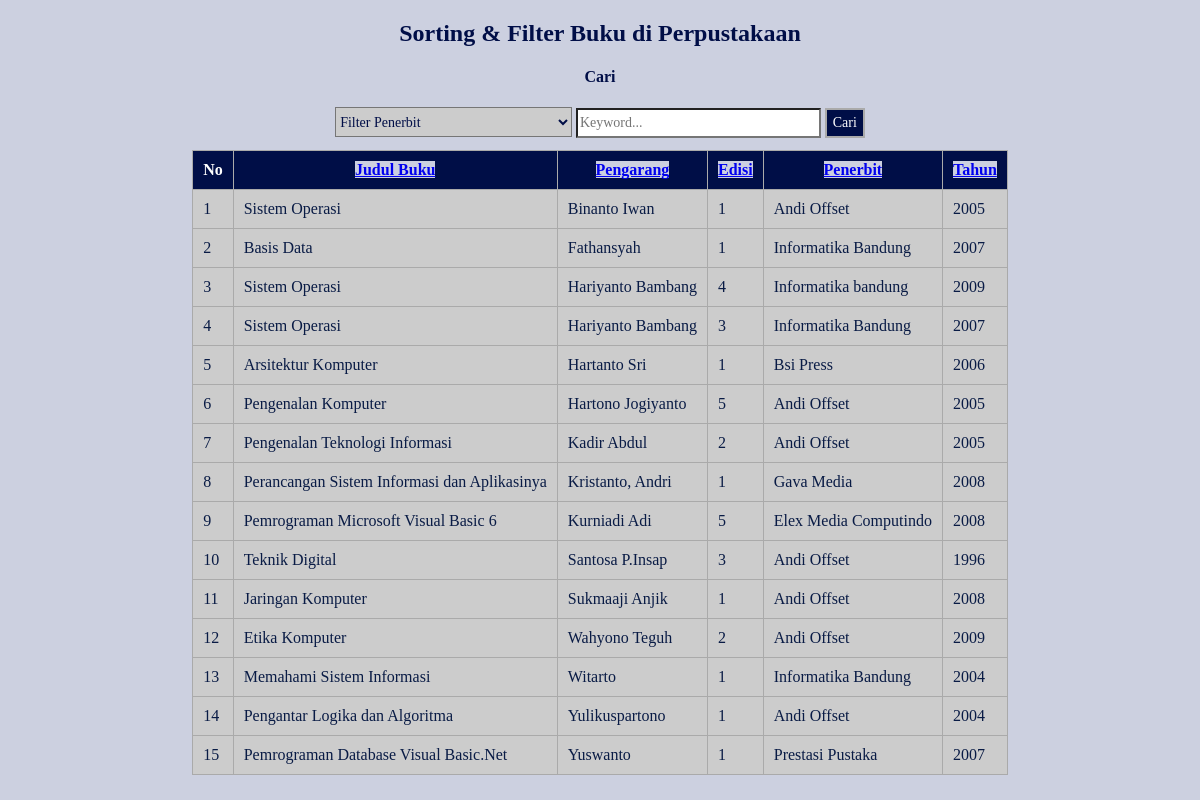
The app's page /perpus.php?order=pengarang_buku&&sort=ASC with its own data.
### tables this page shows
CREATE TABLE `buku` (
  `id_buku` int(11) NOT NULL,
  `judul_buku` varchar(50) NOT NULL,
  `pengarang_buku` varchar(30) NOT NULL,
  `edisi_buku` varchar(5) NOT NULL,
  `penerbit` varchar(30) NOT NULL,
  `tahun_terbit` int(5) NOT NULL
);

### perpus.php (the view, shortened to what this page needs)
<!DOCTYPE html>
<html>
<head>
	<link rel="stylesheet" type="text/css" href="perpus.css">
</head>
<body>
	<h2>Sorting &amp; Filter Buku di Perpustakaan</h2>
	<?php
		$s_penerbit="";
		$s_keyword="";
		$sort = 'ASC';
		$newsort = 'ASC';
		if (isset($_GET['order'])) {
			$order = $_GET['order'];
			$sort = $_GET['sort'];
			if ($sort == 'DESC') {
				$newsort = 'ASC';
			}
			else{
				$newsort = 'DESC';
			}
		}else{
			$order = 'id_buku';
		}
	?>
	<form method="GET" action="" align="center">
		<h4>Cari</h4>
		<select name="s_penerbit" id="s_penerbit">
			<option value="">Filter Penerbit</option>
		</select>
		<input type="text" name="s_keyword" placeholder="Keyword..." id="s_keyword" value="<?php echo $s_keyword; ?>">
		<button id="search" name="search">Cari</button>
	</form>
	<table border="1" align="center">
		<thead>
			<tr>
				<th>No</th>
				<th><a href="?order=judul_buku&&sort=<?php echo $newsort; ?>">Judul Buku</a></th>
				<th><a href="?order=pengarang_buku&&sort=<?php echo $newsort; ?>">Pengarang</a></th>
				<th><a href="?order=edisi_buku&&sort=<?php echo $newsort; ?>">Edisi</a></th>
				<th><a href="?order=penerbit&&sort=<?php echo $newsort; ?>">Penerbit</a></th>
				<th><a href="?order=tahun_terbit&&sort=<?php echo $newsort; ?>">Tahun</a></th>
			</tr>
		</thead>
		<tbody>
			<?php
				include "koneksi.php";
				$search_penerbit = '%'.$s_penerbit.'%';
				$search_keyword = '%'.$s_keyword.'%';
				$no = 1;
				$query = "SELECT * FROM buku WHERE penerbit LIKE ? AND (judul_buku LIKE ? OR pengarang_buku LIKE ? OR edisi_buku LIKE ? OR tahun_terbit LIKE ?) ORDER BY $order $sort";
				$buku1 = mysqli_prepare($conn, $query) or die(mysqli_error($conn));
				mysqli_stmt_bind_param($buku1, "sssss", $search_penerbit, $search_keyword, $search_keyword, $search_keyword, $search_keyword);
				mysqli_stmt_execute($buku1);
				$hasil = mysqli_stmt_get_result($buku1);
				if (mysqli_num_rows($hasil) > 0) {
					while ($rows = mysqli_fetch_assoc($hasil)) {
						$judul_buku = $rows['judul_buku'];
						$pengarang_buku = $rows['pengarang_buku'];
						$edisi_buku = $rows['edisi_buku'];
						$penerbit = $rows['penerbit'];
						$tahun_terbit = $rows['tahun_terbit'];
			?>
				<tr>
					<td><?php echo $no++; ?></td>
					<td><?php echo $judul_buku; ?></td>
					<td><?php echo $pengarang_buku; ?></td>
					<td><?php echo $edisi_buku; ?></td>
					<td><?php echo $penerbit; ?></td>
					<td><?php echo $tahun_terbit; ?></td>
				</tr>
				<?php } } else { ?>
				<tr>
					<td colspan="6" align="center">Tidak Ada Data Ditemukan</td>
				</tr>
				<?php } ?>
		</tbody>
	</table>
</body>
</html>

### perpus.css (style rules this page uses)
* { background-color: #ccd0e0; font-family: century gothic; }
table { border-collapse: collapse; }
h2, h4 { text-align: center; color: #000e47; }
th { background-color: #000e47; border: 1px solid #aaaaaa; text-align:left; color:#ffffff; padding: 10px; text-align: center; }
td { background-color: #cccccc; border: 1px solid #aaaaaa; padding: 10px; color: #091b45; }
form select { width: 20%; height: 30px; font-size: 14px; margin-bottom: 1%; cursor: pointer; background-color: #cccccc; color: #000e47; }
form input[type=text] { width: 20%; height: 24px; font-size: 14px; margin-bottom: 1%; background-color: white; }
form button { width: auto; height: 30px; font-size: 14px; margin-bottom: 1%; background-color: #000e47; color:#ffffff; border: 2px solid #aaaaaa; cursor: pointer; }

### records on screen
buku: judul_buku "Sistem Operasi", pengarang_buku "Binanto Iwan", edisi_buku "1", penerbit "Andi Offset", tahun_terbit "2005"
buku: judul_buku "Basis Data", pengarang_buku "Fathansyah", edisi_buku "1", penerbit "Informatika Bandung", tahun_terbit "2007"
buku: judul_buku "Sistem Operasi", pengarang_buku "Hariyanto Bambang", edisi_buku "4", penerbit "Informatika bandung", tahun_terbit "2009"
buku: judul_buku "Sistem Operasi", pengarang_buku "Hariyanto Bambang", edisi_buku "3", penerbit "Informatika Bandung", tahun_terbit "2007"
buku: judul_buku "Arsitektur Komputer", pengarang_buku "Hartanto Sri", edisi_buku "1", penerbit "Bsi Press", tahun_terbit "2006"
buku: judul_buku "Pengenalan Komputer", pengarang_buku "Hartono Jogiyanto", edisi_buku "5", penerbit "Andi Offset", tahun_terbit "2005"
buku: judul_buku "Pengenalan Teknologi Informasi", pengarang_buku "Kadir Abdul", edisi_buku "2", penerbit "Andi Offset", tahun_terbit "2005"
buku: judul_buku "Perancangan Sistem Informasi dan Aplikasinya", pengarang_buku "Kristanto, Andri", edisi_buku "1", penerbit "Gava Media", tahun_terbit "2008"
buku: judul_buku "Pemrograman Microsoft Visual Basic 6", pengarang_buku "Kurniadi Adi", edisi_buku "5", penerbit "Elex Media Computindo", tahun_terbit "2008"
buku: judul_buku "Teknik Digital", pengarang_buku "Santosa P.Insap", edisi_buku "3", penerbit "Andi Offset", tahun_terbit "1996"
buku: judul_buku "Jaringan Komputer", pengarang_buku "Sukmaaji Anjik", edisi_buku "1", penerbit "Andi Offset", tahun_terbit "2008"
buku: judul_buku "Etika Komputer", pengarang_buku "Wahyono Teguh", edisi_buku "2", penerbit "Andi Offset", tahun_terbit "2009"
buku: judul_buku "Memahami Sistem Informasi", pengarang_buku "Witarto", edisi_buku "1", penerbit "Informatika Bandung", tahun_terbit "2004"
buku: judul_buku "Pengantar Logika dan Algoritma", pengarang_buku "Yulikuspartono", edisi_buku "1", penerbit "Andi Offset", tahun_terbit "2004"
buku: judul_buku "Pemrograman Database Visual Basic.Net", pengarang_buku "Yuswanto", edisi_buku "1", penerbit "Prestasi Pustaka", tahun_terbit "2007"
